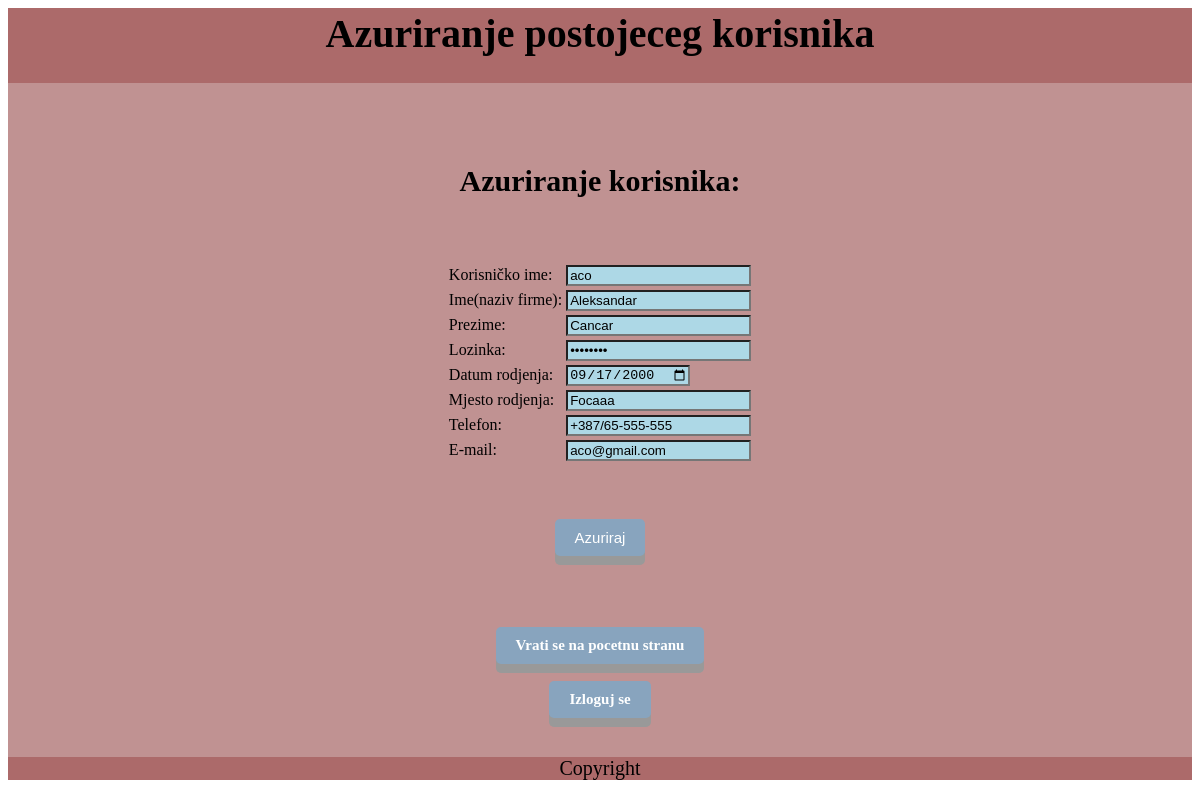
/WebAppForFarmers/Azuriraj.php?kor=aco, run on the app's committed database.
### tables this page shows
CREATE TABLE IF NOT EXISTS `korisnik` (
  `username` varchar(20) NOT NULL,
  `password` varchar(20) NOT NULL,
  `ime` varchar(40) NOT NULL,
  `prezime` varchar(30) DEFAULT NULL,
  `datum` date NOT NULL,
  `mjesto` varchar(30) NOT NULL,
  `telefon` varchar(30) DEFAULT NULL,
  `email` varchar(30) NOT NULL,
  `tip` varchar(1) NOT NULL,
  `odobren` int(1) NOT NULL,
  UNIQUE KEY `username` (`username`),
  KEY `ime` (`ime`)
);

### WebAppForFarmers/Konekcija.php (called while the page is built, shortened)
<?php
    class Konekcija
    {
        private $veza;
        public function __construct($DB_HOST, $DB_USER, $DB_PASS, $DB_BASE)
        {
            $this->veza = mysqli_connect($DB_HOST, $DB_USER, $DB_PASS, $DB_BASE)
                        or die("Neuspjesna konekcija: ".mysqli_connect.error());
        }
        public function getVeza()
        {
            return $this->veza;
        }
    }
?>

### WebAppForFarmers/Azuriraj.php (the view, shortened to what this page needs)
<?php
    if(isset($_GET['kor']))
    {
        $korisnik = $_GET['kor'];
    }else
    {
        $korisnik = $_GET['username'];
    }
    require_once('Konekcija.php');
    $konekcija = new Konekcija(DB_HOST, DB_USER, DB_PASS, DB_NAME);
    $upit = "SELECT * FROM korisnik WHERE username = '".$korisnik."'";
    $rez = mysqli_query($konekcija->getVeza(), $upit)
            or die("Greska u upitu: ".$upit);
    $red = mysqli_fetch_array($rez)
            or die("Nije uspio da uzme red!");
    echo
    "
    <html>
     <head>
          <link rel='stylesheet' type='text/css' href='stil.css'>
     </head>
    <body>
        <div id = 'header'>
            Azuriranje postojeceg korisnika
        </div>
        <div id = 'menu'>
          <center>
              <br/><br/><br/>
              <p class ='naslov'>Azuriranje korisnika:</p>
              <table>
              <form name = 'Azuriraj' method = 'GET' action = '#'>
                 <tr><td>Korisničko ime:</td> <td><input type = 'text' name = 'username' value = ".$red['username']." readonly></td> <br/></tr>
                 <tr><td>Ime(naziv firme):</td><td><input type = 'text' name = 'ime' value = ".$red['ime']."></td></tr>
                  <tr><td>Prezime:</td><td><input type = 'text' name = 'prezime' value = ".$red['prezime']."></td></tr>
                  <tr><td>Lozinka:</td><td><input type = 'password' name = 'password1' value = ".$red['password']."></td></tr>
                  <tr><td>Datum rodjenja:</td><td> <input type = 'date' name = 'datumRodj' value = ".$red['datum']."></td></tr>
                  <tr><td>Mjesto rodjenja:</td><td><input type = 'text' name = 'mjestoRodj' value = ".$red['mjesto']."></td></tr>
                  <tr><td>Telefon:</td><td><input type = 'text' name = 'tel1' value = ".$red['telefon']."></td></tr>
                  <tr><td>E-mail:</td><td><input type = 'text' name = 'mail' value = ".$red['email']."></td><br/></tr>
                  <tr align = 'center'><td colspan = '2'><br/><br/><br/> <input class='button' type = 'submit' name = 'potvrda' value = 'Azuriraj'></td></tr>
              </form>
              </table>
          </center>
          <br/><br/><br/><br/>
          <a href = 'Admin.php' class='linkovi'>Vrati se na pocetnu stranu</a><br/><br/>
          <a href = 'Logout.php' class='linkovi'>Izloguj se</a>
          </div>
          <div id = 'footer'>
            Copyright
          </div>
      </body>
  </html>
    ";
?>

### WebAppForFarmers/stil.css (style rules this page uses)
#header { background: #ac6a6a; font-size: 40px; padding: 2px; height: 9%; text-align: center; overflow: auto; font-family: Brush Script MT, Brush Script Std, cursive; font-weight: bold; }
#menu { display: inline-block; background: #c09292; text-align: center; font-family: Georgia, serif; width: 100%; height: 86%; font-size: 15px; overflow: auto; font-weight: bold; }
#footer { background: #ac6a6a; overflow: auto; font-family:Brush Script MT, Brush Script Std, cursive; height: 3%; font-size: 20px; text-align: center; }
input { background-color: lightblue; }
.naslov { font-size: 30px; font-weight: bold; }
.button { display: inline-block; padding: 10px 20px; font-size: 15px; cursor: pointer; text-align: center; text-decoration: none; outline: none; color: #fff; background-color: #88a4be; border: none; border-radius: 5px; box-shadow: 0 9px #999; }
a.linkovi { display: inline-block; padding: 10px 20px; font-size: 15px; cursor: pointer; text-align: center; text-decoration: none; outline: none; color: #fff; background-color: #88a4be; border: none; border-radius: 5px; box-shadow: 0 9px #999; }
a { color: white; text-decoration: none; }

### data on the page
korisnik: username "aco", ime "Aleksandar", prezime "Cancar", datumRodj "09/17/2000", mjestoRodj "Focaaa", tel1 "+387/65-555-555", mail "aco@gmail.com"
